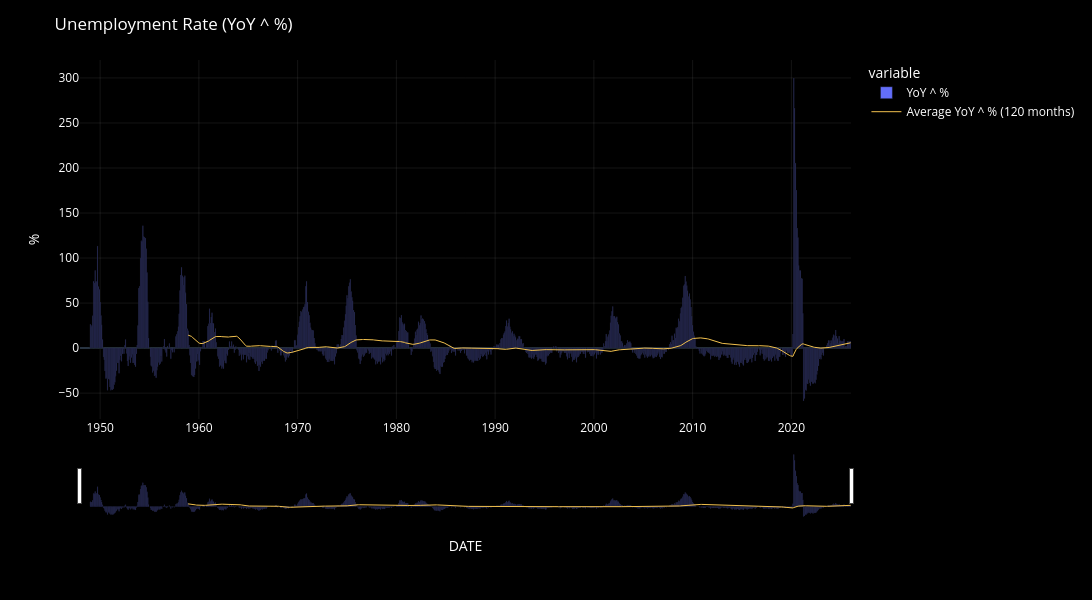

The notebook cell saved with this chart:
### Code cell
import plotly.graph_objects as go

fig = plot_df_chart(
    df[[COL]],
    chart_title = DICT[INDICATOR]["title"] + f' ({COL})',
    chart_type = "bar",
    yaxis_title = "%",
    draw=False,
)

AVG_PERIOD = 12 * 10

fig.add_trace(go.Scatter(
    x=df.index,
    y=df[COL].rolling(window=AVG_PERIOD).mean(),
    name='Average ' + COL + f' ({AVG_PERIOD} months)',
    line=dict(
        width=1,
        color="#F2C14E",
        # dash="dash"
    ),
    # hoverinfo="skip",
    # showlegend=False,
))

fig.show()

### Figure 1 — Plotly figure (JSON) as saved in the notebook; plotly's stock layout.template omitted (floating-point values rounded to 4 significant figures; data arrays with more than 128 entries replaced by an {"elided": "..."} marker saying what was removed)
{"data": [{"hovertemplate": "<b>%{fullData.name}</b><br>%{y:.2f}<extra></extra>", "legendgroup": "YoY ^ %", "marker": {"color": "#636efa", "pattern": {"shape": ""}}, "name": "YoY ^ %", "orientation": "v", "showlegend": true, "textposition": "auto", "type": "bar", "x": {"elided": "937 str values"}, "xaxis": "x", "y": {"elided": "937 float values"}, "yaxis": "y"}, {"line": {"color": "#F2C14E", "width": 1}, "name": "Average YoY ^ % (120 months)", "type": "scatter", "x": {"elided": "937 str values"}, "y": {"elided": "937 float values"}}], "layout": {"barmode": "relative", "dragmode": "zoom", "font": {"color": "white", "size": 12}, "height": 600, "legend": {"bgcolor": "rgba(0,0,0,0)", "itemclick": "toggle", "itemdoubleclick": "toggleothers", "title": {"text": "variable"}, "tracegroupgap": 0}, "margin": {"t": 60}, "paper_bgcolor": "black", "plot_bgcolor": "black", "title": {"text": "Unemployment Rate (YoY ^ %)"}, "width": 1300, "xaxis": {"anchor": "y", "domain": [0, 1], "gridcolor": "rgba(255,255,255,0.08)", "rangeslider": {"visible": true}, "showgrid": true, "title": {"text": "DATE"}}, "yaxis": {"anchor": "x", "domain": [0, 1], "fixedrange": false, "gridcolor": "rgba(255,255,255,0.08)", "showgrid": true, "title": {"text": "%"}}}}
